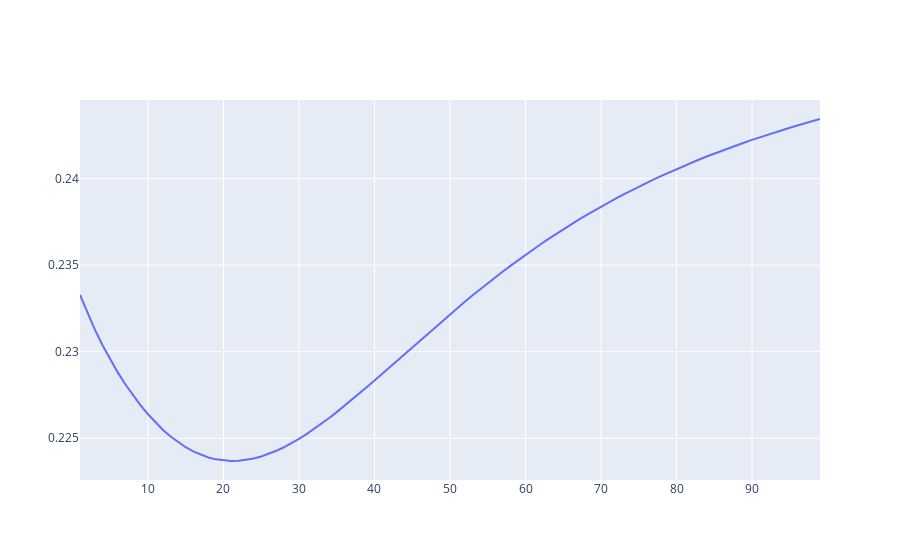

Here is the notebook cell this chart was saved with:
### Code cell
import plotly.graph_objects as go
fig = go.Figure()
# Add traces
fig.add_trace(go.Scatter(x=n_epoch[:], y=loss[:]))
fig.show()
